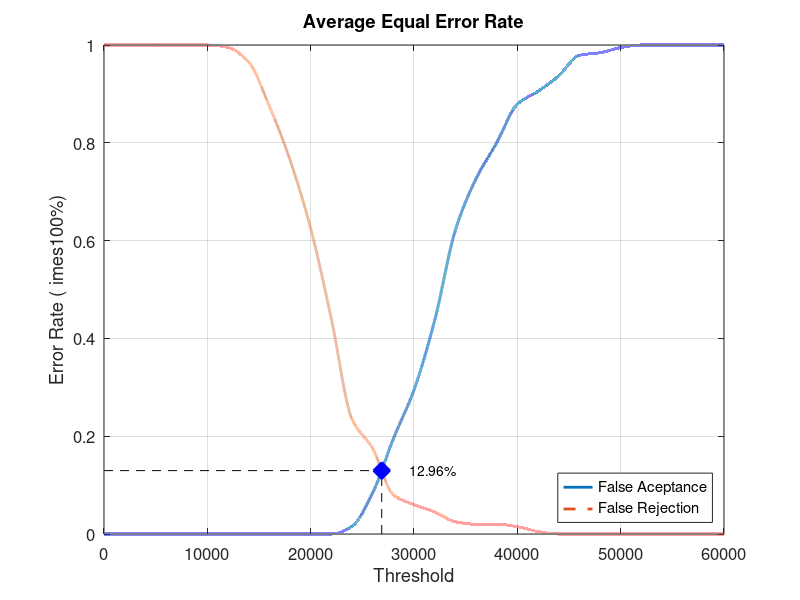
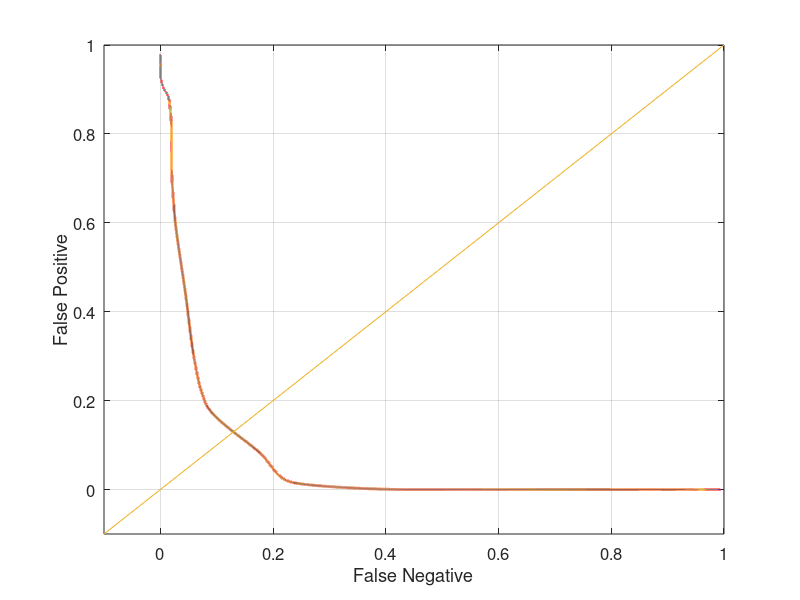

These charts were generated, in order, by the following MATLAB code:
close all;
clear;
clc;
x = 0:2000:60000;
xq = 0:0.5:60000;

y0 = [0 0 0 0 0 0 0 0 0 0 0 0 0.0157895 0.0842105 0.194737 0.294737 0.436842 0.621053 0.726316 0.8 0.878947 0.905263 0.936842 0.978947 0.984211 0.994737 1 1 1 1 1]
yy0 = interp1(x, y0, xq, 'pchip');
y1 = [1 1 1 1 1 1 0.995 0.965 0.875 0.765 0.625 0.44 0.235 0.175 0.08 0.06 0.045 0.025 0.02 0.02 0.015 0.005 0 0 0 0 0 0 0 0 0]
yy1 = interp1(x, y1, xq, 'pchip');

% Calculating EER: 
y2 = abs(y0 - y1);
find(y2 == min(y2))
yy2 = abs(yy0 - yy1);
xEER = find(yy2 == min(yy2));
xEERIndex = xq(xEER) % X-axis EER
yEER = yy0(xEER) % Y-axis EER

main = figure
plot(xq, yy0,'-','LineWidth', 2);	hold on
plot(xq, yy1,'--','LineWidth', 2);	hold on
plot([xEERIndex xEERIndex], [0 yEER], 'k--');	hold on
plot([0 xEERIndex], [yEER yEER], 'k--');	hold on
plot(xEERIndex, yEER, 'bx', 'LineWidth', 10);	hold on
text(xEERIndex + 10 * xEERIndex / 100, yEER, [num2str(round((10000 * yEER)) / 100) '%'])
legend('False Aceptance', 'False Rejection', 'Location', 'SouthEast')
xlabel('Threshold')
ylabel('Error Rate (	imes100%)')
title('Average Equal Error Rate')
set(gca, 'FontSize', 12)
axis([0 60000 0 1])
grid on

print(main, 'Database1_1Main', '-dpng');
FNRxFPR = figure('Color', [1 1 1]);
plot(yy1, yy0, '-', yy1, yy0, 'LineWidth', 2);
hold on
y = -0.1:0.1:1
plot(y, y); 
set(gca, 'FontSize', 12)
xlabel('False Negative')
ylabel('False Positive')
axis([-0.1 1 -0.1 1])
set(gca, 'FontSize', 12)
grid on

print(FNRxFPR, 'Database1_1FNRxFPR','-dpng');
